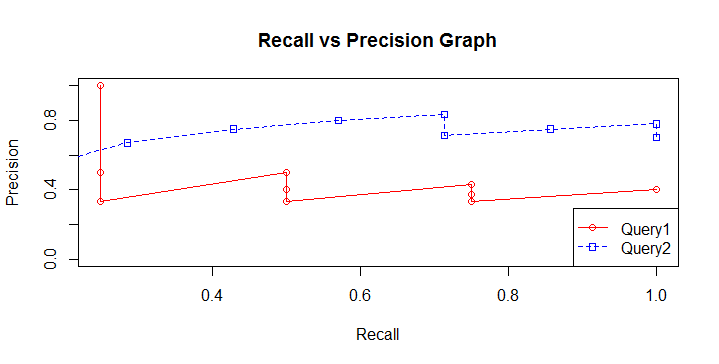

The script that drew this image:
query1 <- read.csv("Query1.csv", header = TRUE)
query2 <- read.csv("Query2.csv", header = TRUE)
query1$Recall
plot(query1$Recall,query1$Precision,type = "o",col = "red", xlab = "Recall", ylab = "Precision", 
     main = "Recall vs Precision Graph",  ylim=c(0,1))
lines(query2$Recall,query2$Precision, type = "o", pch=22, lty=2, col = "blue")
legend("bottomright", c("Query1","Query2"), col=c("red","blue"),pch=21:22, lty=1:2)
